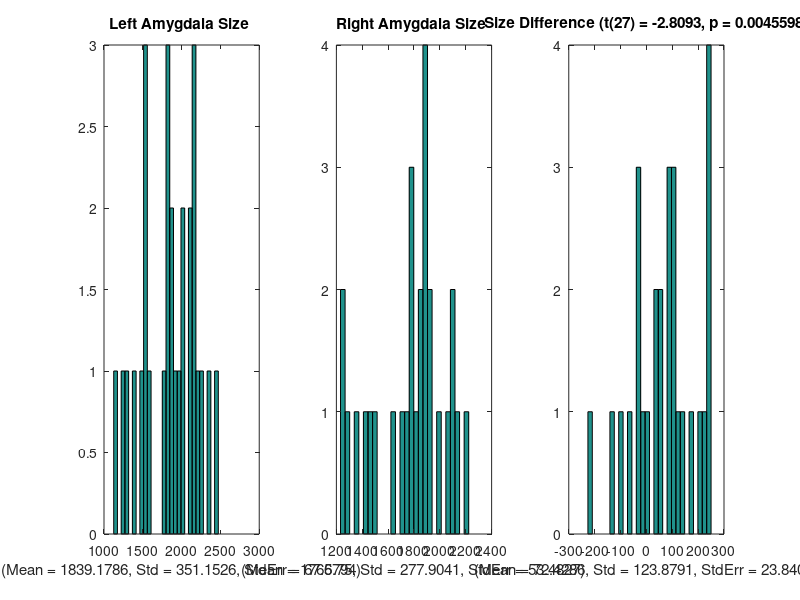

The MATLAB script that drew this image: (Note: this script raises an error after producing the figure.)
%Resampling_Kyle.m
%This is a basic script to show you the ins and outs of bootstrapping and jackknifing.

%Here is the actual Data
left_amygdala = [1848;1571;2199;1849;1802;1982;2473;1366;1253;1125;1815;1292;1470;2158;1795;1538;1941;2235;2361;1841;1549;2091;2093;1531;2004;2145;2021;2149;];
right_amygdala = [1886;1476;2105;1886;1867;1765;2223;1356;1279;1259;1780;1232;1491;1909;1742;1764;1827;2053;2149;1727;1651;1857;1984;1409;1907;2099;1882;1904;];

%Some information
n_samples = 1000;  %This is the number of random samples for bootstrapping, make it smaller if it takes too long, bigger for nicer pics
n_subjects = 28;


%Basic old school t-test of the data
difference = left_amygdala-right_amygdala;
[significance p_value] = ttest(difference, zeros(n_subjects,1));  %Just a regular paired t-test
    t_value = tinv(p_value,n_subjects-1);  

%Plot the actual data
figure;
    subplot(1,3,1);
        hist(left_amygdala,n_subjects);
            title('Left Amygdala Size ');
            xlabel(['(Mean = ' num2str(mean(left_amygdala)) ', Std = ' num2str(std(left_amygdala)) ', StdErr = ' num2str(std(left_amygdala)/sqrt(n_subjects-1)) ')']);
    subplot(1,3,2);
        hist(right_amygdala,n_subjects);
            title('Right Amygdala Size ');
            xlabel(['(Mean = ' num2str(mean(right_amygdala)) ', Std = ' num2str(std(right_amygdala)) ', StdErr = ' num2str(std(right_amygdala)/sqrt(n_subjects-1)) ')']);
    subplot(1,3,3);
        hist(difference,n_subjects);
            title(['Size Difference (t(' num2str(n_subjects-1) ') = ' num2str(t_value) ', p = ' num2str(p_value) ')']);
            xlabel(['(Mean = ' num2str(mean(difference)) ', Std = ' num2str(std(difference)) ', StdErr = ' num2str(std(difference)/sqrt(n_subjects-1)) ')']);


%--------------------------------------------------------------
%Bootstrap Analysis
%--------------------------------------------------------------
            
%Combine data and run the bootstrap                   
both = [left_amygdala right_amygdala];
[stat ids] = bootstrp(n_samples,'mean',both);  %This is the secret
    boot_mean = mean(stat)
    boot_std_err = std(stat)  %Why is this the standard Error when it is computing the standard deviation?
    figure; hist(stat,100);    

%Differences for each bootstrap
diff_boot = stat(:,1) - stat(:,2);
    p_boot = length(find(diff_boot < 0))/n_samples;  %Why does this compute the p-value?
    figure; hist(diff_boot,100);

%Plot them all like above
figure;
    subplot(1,3,1);
        hist(stat(:,1),100);
            title('Left Amygdala Bootstrapped Means');
            xlabel(['(Mean = ' num2str(mean(stat(:,1))) ', Std = ' num2str(std(stat(:,1))) ')']);
    subplot(1,3,2);
        hist(stat(:,2),100);
            title('Right Amygdala Bootstrapped Means');
            xlabel(['(Mean = ' num2str(mean(stat(:,2))) ', Std = ' num2str(std(stat(:,2))) ')']);    
    subplot(1,3,3);
        hist(diff_boot,100);
            title(['Bootstrapped Size Difference (p = ' num2str(p_boot) ')']);
            Xlabel(['(Mean = ' num2str(mean(diff_boot)) ', Std = ' num2str(std(diff_boot)) ')']);    


            
%------------------------------------------------------------         
%Jackknife
%------------------------------------------------------------

[jstat] = jackknife('mean',both);
diff_jknife = jstat(:,1) - jstat(:,2);

%Plot them all like above
figure;
    subplot(1,3,1);
        hist(jstat(:,1),10);
            title('Left Amygdala Jackknifed Mean');
            xlabel(['(Mean = ' num2str(mean(jstat(:,1))) ', Std = ' num2str(std(jstat(:,1))) ', StdErr = ' num2str(std(jstat(:,1))*sqrt(n_subjects-1)) ')' ]);
    subplot(1,3,2);
        hist(jstat(:,2),10);
            title('Right Amygdala Jackknifed Mean');
            xlabel(['(Mean = ' num2str(mean(jstat(:,2))) ', Std = ' num2str(std(jstat(:,2))) ', StdErr = ' num2str(std(jstat(:,2))*sqrt(n_subjects-1)) ')' ]);
    subplot(1,3,3);
        hist(diff_jknife,10);
            title('Jackknifed Size Difference');
            xlabel(['(Mean = ' num2str(mean(diff_jknife)) ', Std = ' num2str(std(diff_jknife)) ', StdErr = ' num2str(std(diff_jknife)*sqrt(n_subjects-1)) ')' ]);


%-------------------------------------
%Plot them all together on one figure to compare
%-----------------------------------------
            
figure;
    subplot(3,3,1);
        hist(left_amygdala,n_subjects);
            title('Left Amygdala Size ');
            xlabel(['(Mean = ' num2str(mean(left_amygdala)) ', Std = ' num2str(std(left_amygdala)) ', StdErr = ' num2str(std(left_amygdala)/sqrt(n_subjects-1)) ')']);
    subplot(3,3,2);
        hist(right_amygdala,n_subjects);
            title('Right Amygdala Size ');
            xlabel(['(Mean = ' num2str(mean(right_amygdala)) ', Std = ' num2str(std(right_amygdala)) ', StdErr = ' num2str(std(right_amygdala)/sqrt(n_subjects-1)) ')']);
    subplot(3,3,3);
        hist(difference,n_subjects);
            title(['Size Difference (t(' num2str(n_subjects-1) ') = ' num2str(t_value) ', p = ' num2str(p_value) ')']);
            xlabel(['(Mean = ' num2str(mean(difference)) ', Std = ' num2str(std(difference)) ', StdErr = ' num2str(std(difference)/sqrt(n_subjects-1)) ')']);      
%Plot them all like above
% figure;
    subplot(3,3,4);
        hist(stat(:,1),100);
            title('Left Amygdala Bootstrapped Means');
            xlabel(['(Mean = ' num2str(mean(stat(:,1))) ', Std = ' num2str(std(stat(:,1))) ')']);
    subplot(3,3,5);
        hist(stat(:,2),100);
            title('Right Amygdala Bootstrapped Means');
            xlabel(['(Mean = ' num2str(mean(stat(:,2))) ', Std = ' num2str(std(stat(:,2))) ')']);    
    subplot(3,3,6);
        hist(diff_boot,100);
            title(['Bootstrapped Size Difference (p = ' num2str(p_boot) ')']);
            Xlabel(['(Mean = ' num2str(mean(diff_boot)) ', Std = ' num2str(std(diff_boot)) ')']);          
%Plot them all like above
% figure;
   subplot(3,3,7);
        hist(jstat(:,1),10);
            title('Left Amygdala Jackknifed Mean');
            xlabel(['(Mean = ' num2str(mean(jstat(:,1))) ', Std = ' num2str(std(jstat(:,1))) ', StdErr = ' num2str(std(jstat(:,1))*sqrt(n_subjects-1)) ')' ]);
    subplot(3,3,8);
        hist(jstat(:,2),10);
            title('Right Amygdala Jackknifed Mean');
            xlabel(['(Mean = ' num2str(mean(jstat(:,2))) ', Std = ' num2str(std(jstat(:,2))) ', StdErr = ' num2str(std(jstat(:,2))*sqrt(n_subjects-1)) ')' ]);
    subplot(3,3,9);
        hist(diff_jknife,10);
            title('Jackknifed Size Difference');
            xlabel(['(Mean = ' num2str(mean(diff_jknife)) ', Std = ' num2str(std(diff_jknife)) ', StdErr = ' num2str(std(diff_jknife)*sqrt(n_subjects-1)) ')' ]);

            
            
            
%------------------------------------------------------------         
%Bootstrap Correlation
%------------------------------------------------------------


 %Plot the correlation between left and right amygdala size           
 figure; 
    subplot(2,3,1); 
    scatter(left_amygdala,right_amygdala);
        lsline;
        [r p_corr] = corr(left_amygdala,right_amygdala);
        title('Correlation between L & R Amygdala Size');
        xlabel(['(r = ' num2str(r)  ', p = ' num2str(p_corr) ')']  );
 
            
 %Bootstrap the correlations
    [cstat cids] = bootstrp(n_samples,'corr',left_amygdala,right_amygdala);  %What is different here than before?
        boot_mean = mean(cstat)
        boot_std_err = std(cstat)
        p_corr_boot = length(find(cstat<0))/n_samples;
    subplot(2,3,2); 
        hist(cstat,100);
            title(['Bootstrapped Correlations (Mean_r = ' num2str(boot_mean) ', p = ' num2str(p_corr_boot) ')']);


    %Plot each correlation line (Make this more than 10 but less than 100 or it
    %will take forever)
    n_lines = 10;
    subplot(2,3,3); hold;
        for i_sample=1:n_lines
            scatter(left_amygdala(cids(:,i_sample),1),right_amygdala(cids(:,i_sample),1));
            lsline;
        end


            
%------------------------------------------------------------         
%Jackknife Correlation
%------------------------------------------------------------

[jstat_corr] = jackknife('corr',left_amygdala,right_amygdala);
    subplot(2,3,5);
        hist(jstat_corr,n_subjects);
            title(['Jackknifed Correlations (Mean_r = ' num2str(mean(jstat_corr)) ')']);
            xlabel(['Mean_r = ' num2str(mean(jstat_corr)) ')']);
            
    subplot(2,3,6); hold
        for i_sub = 1:n_subjects
            without_left = left_amygdala;
            without_left(i_sub) = [];
            
            without_right = right_amygdala;
            without_right(i_sub) = [];
            
            scatter(without_left,without_right);
                lsline;
        end
        
        
       

